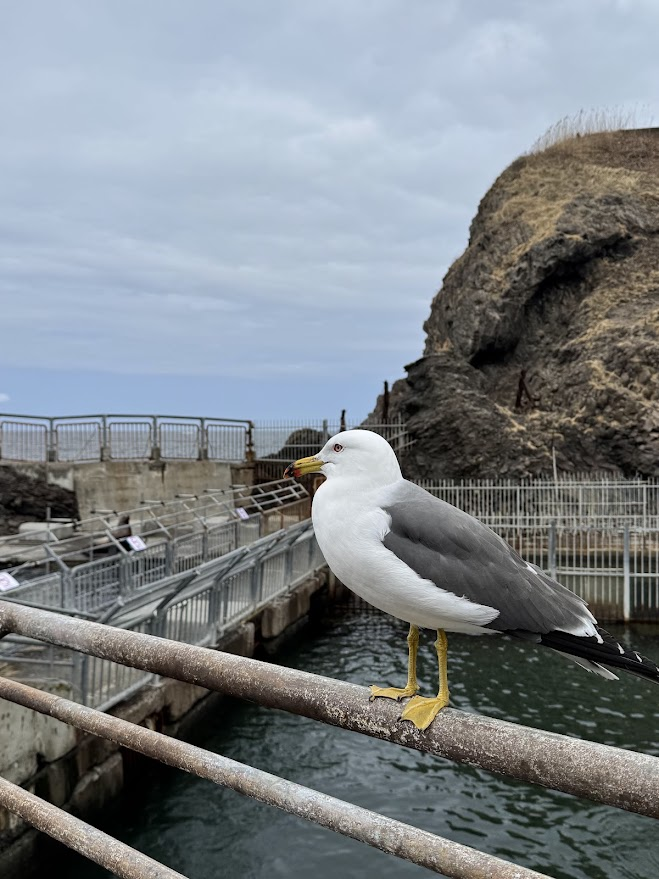
#> input picture week1/data/IMG_1.jpg, 659 x 879 px, found by its file name
$ jupyter execute quiz1.ipynb
#> lines starting #> are read from the running program, lines starting #| are printed output that depends on the picture
#Quiz 1：彩色影像轉灰階影像

[cell 1]
import cv2
import numpy as np
import matplotlib.pyplot as plt
import time

[cell 2]
image = cv2.imread("data\IMG_1.jpg")
#> image is the input picture: shape (879, 659, 3); mean B, G, R 135.8, 131, 125.1

print("影像尺寸：", image.shape)
#| 影像尺寸： (879, 659, 3)
print("影像資料型態：", image.dtype)
#| 影像資料型態： uint8

[cell 3]
gray_cv = cv2.cvtColor(image, cv2.COLOR_BGR2GRAY)
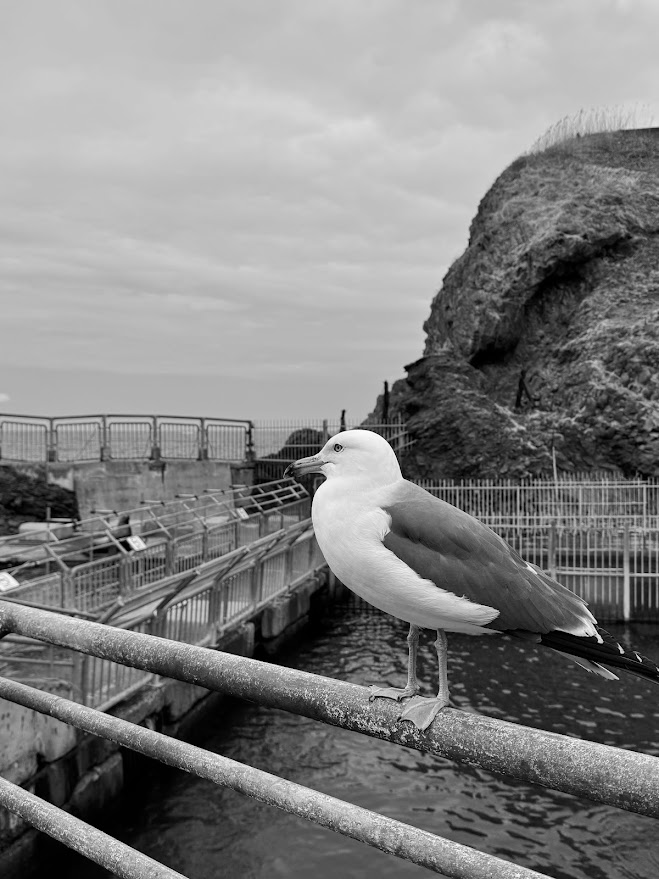
#> gray_cv: shape (879, 659); min 0, max 255, mean 129.8
plt.figure(figsize=(10, 5))

plt.subplot(1, 2, 1)
plt.imshow(cv2.cvtColor(image, cv2.COLOR_BGR2RGB))
plt.title("Original Image")
plt.axis("off")

plt.subplot(1, 2, 2)
plt.imshow(gray_cv, cmap="gray")
plt.title("OpenCV Grayscale")
plt.axis("off")

plt.show()
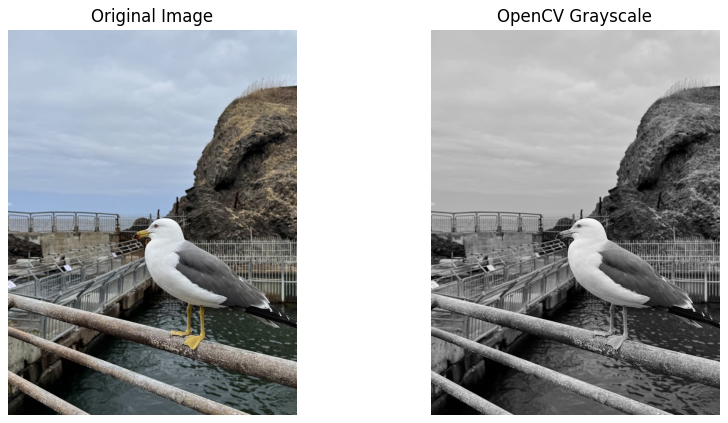
#> figure drawn by matplotlib, 2 panels

## 1. 使用 NumPy 自行實作灰階轉換

[cell 4]
B = image[:, :, 0]
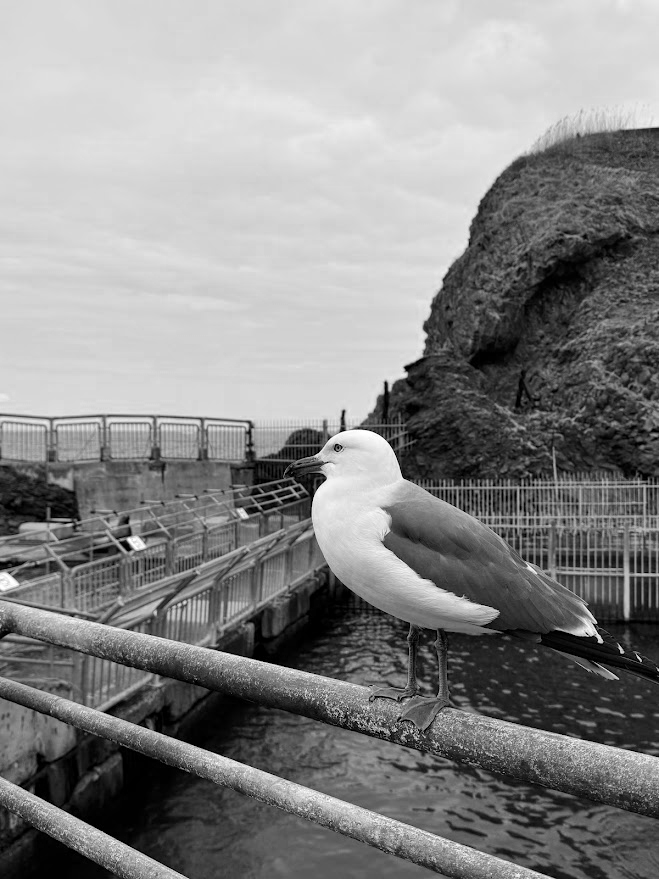
#> B: shape (879, 659); min 0, max 255, mean 135.8
G = image[:, :, 1]
R = image[:, :, 2]
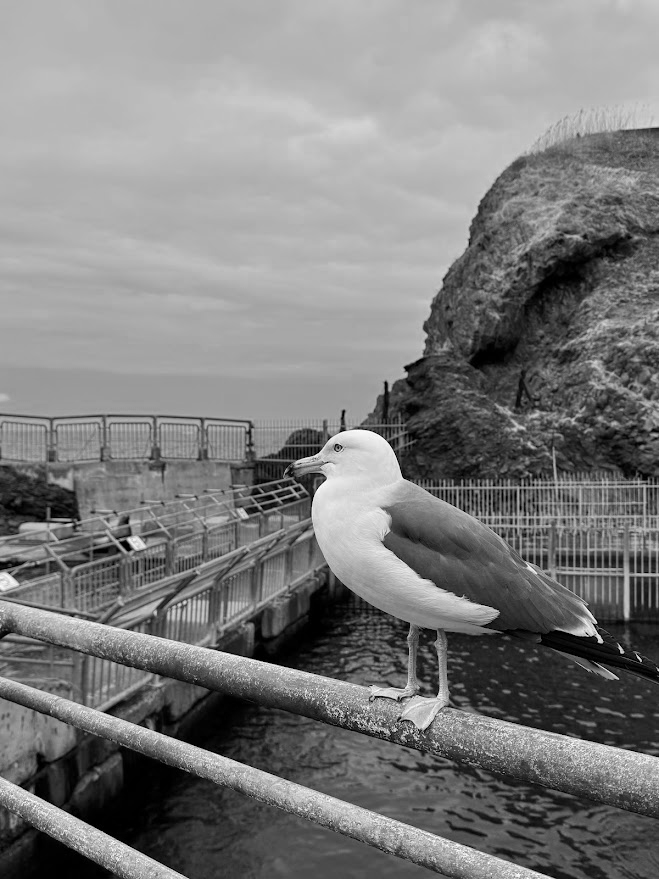
#> R: shape (879, 659); min 0, max 255, mean 125.1
gray_np = 0.114 * B + 0.587 * G + 0.299 * R
gray_np = np.clip(gray_np, 0, 255).astype(np.uint8)
gray_np

[cell 5]
plt.figure(figsize=(10, 5))

plt.subplot(1, 2, 1)
plt.imshow(gray_cv, cmap="gray")
plt.title("OpenCV")
plt.axis("off")

plt.subplot(1, 2, 2)
plt.imshow(gray_np, cmap="gray")
plt.title("NumPy")
plt.axis("off")

plt.show()

[cell 6]
print("影像是否完全相同：", np.array_equal(gray_cv, gray_np))
#| 影像是否完全相同： False

## 2. OpenCV 與 NumPy 灰階轉換速度比較
 N = 100。

[cell 7]
N = 100
start_time = time.perf_counter()

for _ in range(N):
    gray_cv = cv2.cvtColor(image, cv2.COLOR_BGR2GRAY)

end_time = time.perf_counter()

opencv_total_time = end_time - start_time
opencv_avg_time = opencv_total_time / N

print(f"OpenCV 總執行時間：{opencv_total_time:.6f} 秒")
print(f"OpenCV 平均執行時間：{opencv_avg_time:.9f} 秒")
print(f"OpenCV 平均執行時間：{opencv_avg_time * 1000:.6f} ms")

[cell 8]
start_time = time.perf_counter()

for _ in range(N):
    gray_np = 0.114 * image[:, :, 0] + \
              0.587 * image[:, :, 1] + \
              0.299 * image[:, :, 2]

    gray_np = np.clip(gray_np, 0, 255).astype(np.uint8)

end_time = time.perf_counter()

numpy_total_time = end_time - start_time
numpy_avg_time = numpy_total_time / N

print(f"NumPy 總執行時間：{numpy_total_time:.6f} 秒")
print(f"NumPy 平均執行時間：{numpy_avg_time:.9f} 秒")
print(f"NumPy 平均執行時間：{numpy_avg_time * 1000:.6f} ms")

$ run again, with week1/data/IMG_2.jpg copied over week1/data/IMG_1.jpg
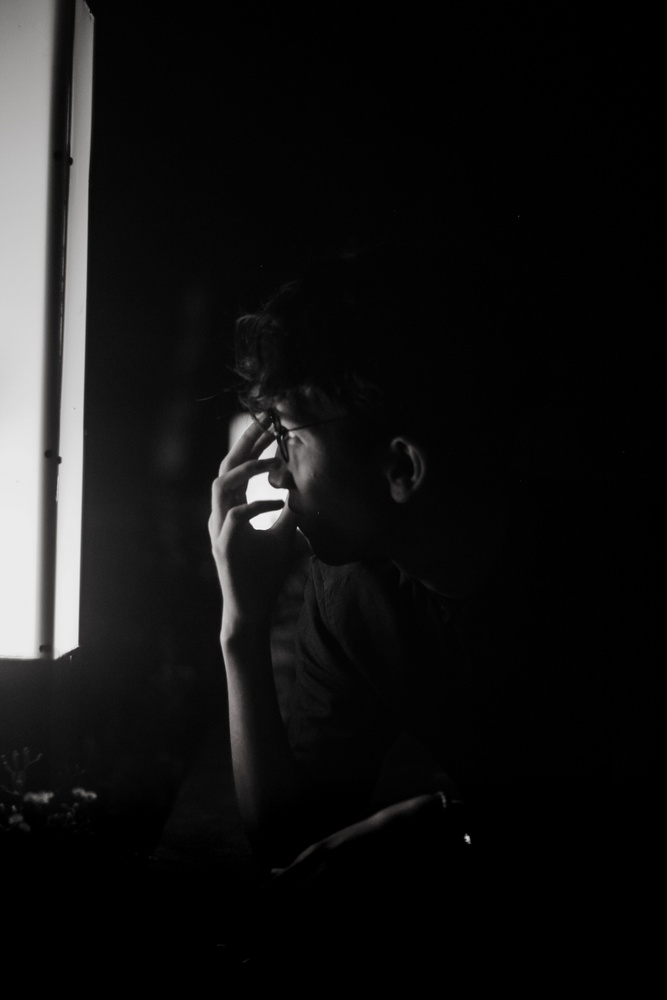
#> input picture week1/data/IMG_2.jpg, 667 x 1000 px, shrunk from 3456 x 5184 before the run, found by its file name
#> image is the input picture: shape (1000, 667, 3); mean B, G, R 20.7, 20.8, 20.9
#| 影像尺寸： (1000, 667, 3)
#| 影像資料型態： uint8
#> `plt.show()`:
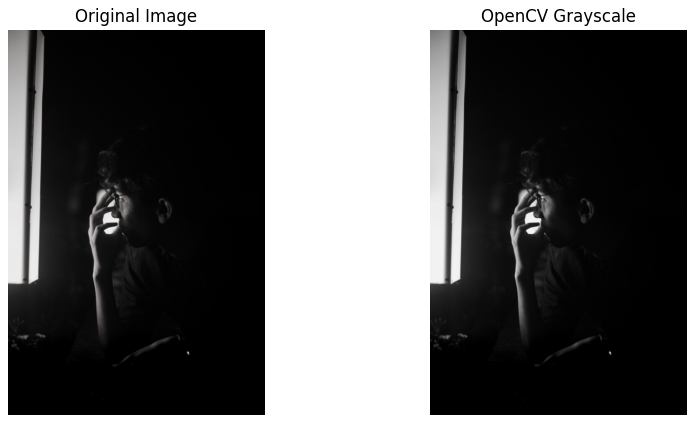
#> figure drawn by matplotlib, 2 panels
#| 影像是否完全相同： False

$ run again, with week1/data/IMG_4.jpg copied over week1/data/IMG_1.jpg
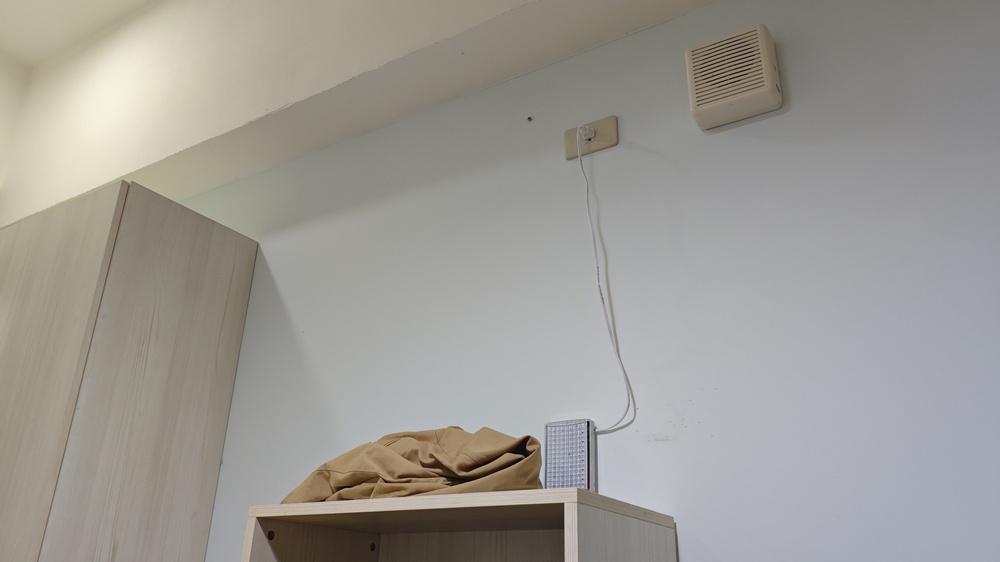
#> input picture week1/data/IMG_4.jpg, 1000 x 562 px, shrunk from 4096 x 2304 before the run, found by its file name
#> image is the input picture: shape (562, 1000, 3); mean B, G, R 148.7, 154.3, 156.9
#| 影像尺寸： (562, 1000, 3)
#| 影像資料型態： uint8
#> `B = image[:, :, 0]`:
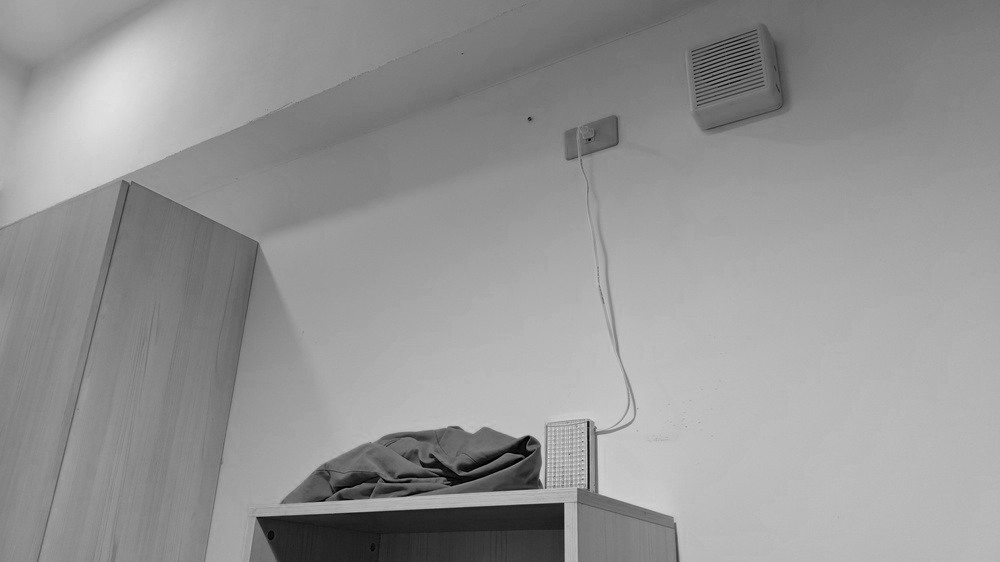
#> B: shape (562, 1000); min 0, max 227, mean 148.7
#> `plt.show()`:
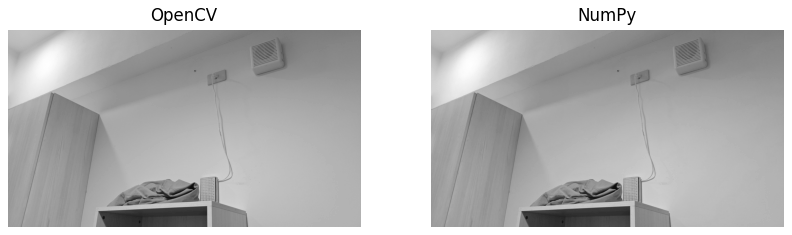
#> figure drawn by matplotlib, 2 panels
#| 影像是否完全相同： False
